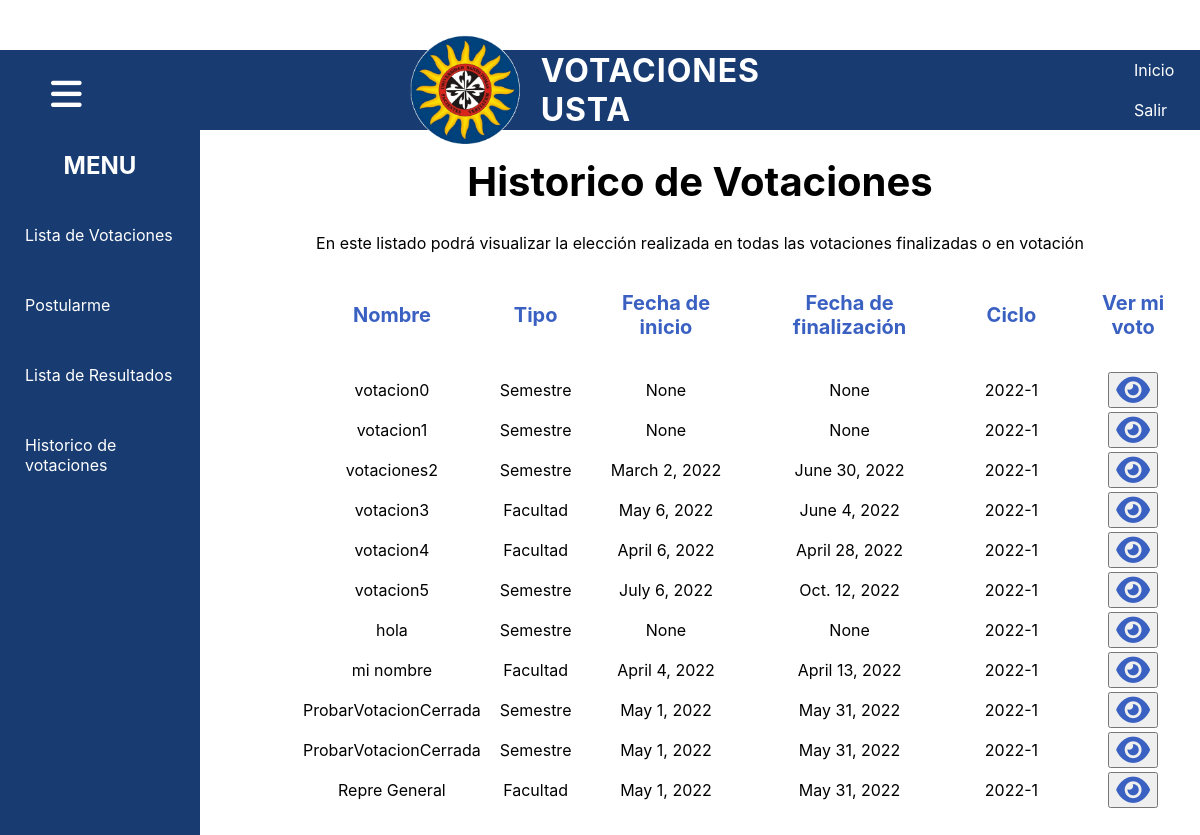
Screenshot of /historicoVotaciones/ (signed in) with the database file from the repository.
### app/models.py (models this page shows)
class Votacion (models.Model):
    nombre= models.CharField(max_length=45, null=False)
    tipo= models.ForeignKey(
        TipoVotacion,
        related_name='tipos_votaciones',
        on_delete=models.PROTECT
    )
    estado= models.ForeignKey(
        EstadoVotacion,
        related_name='estado_votaciones',
        on_delete=models.PROTECT
    )
    facultad= models.ForeignKey(
        Facultad,
        related_name='facultad_votaciones',
        null=False,
        on_delete=models.PROTECT
    )
    fechaInicio=models.DateField(auto_now=False, auto_now_add=False, null=True)
    fechaFinal=models.DateField(auto_now=False, auto_now_add=False,null=True)
    def __str__(self):
        return self.nombre
    class Meta:
        app_label= 'app'

### app/views.py (the view)
# urls.py: path('historicoVotaciones/',views.historicoVotaciones, name='historicoVotaciones'),
@login_required
def historicoVotaciones(request):
    id_usuario=request.user.id
    id_votante = Estudiante.objects.get(user_id=id_usuario)
    v = Votacion.objects.filter(Q(facultad_id=id_votante.facultad_id) & (Q(estado_id=2) | Q(estado_id=3)))
    print(v)
    contexto={
            'Estudiante':id_votante,
            'Votacion':v,
        }
    return render (request, 'app/historicoVotaciones.html',contexto)

### app/templates/app/historicoVotaciones.html (shortened to what this page needs)
{% extends "app/headerEstudiante.html" %}
{% load static %}
{% block css%}
<link rel="stylesheet" href="{% static 'app/css/histVotaciones.css' %}" />
{% endblock%}
{% block contenido%}
        <div class="contenido">
             <h1>Historico de Votaciones</h1>
             <p>En este listado podrá visualizar la elección realizada en todas las votaciones finalizadas o en votación</p>
             <div class="tabla">
                <table>
                    <tr class="TitulosTabla">
                        <td>Nombre</td>
                        <td>Tipo</td>
                        <td>Fecha de inicio</td>
                        <td>Fecha de finalización</td>
                        <td>Ciclo</td>
                        <td>Ver mi voto</td>
                    </tr>
                    {%for v in Votacion%}
                    <tr class="ContenidoTabla">
                       <td>{{v.nombre}}</td>
                       <td>{%if v.tipo_id is 1%}
                           Semestre
                           {%else%}
                           Facultad
                           {%endif%}
                       </td>
                       <td>{{v.fechaInicio}}</td>
                       <td>{{v.fechaFinal}}</td>
                       <td>2022-1</td>
                       <td>
                        <form action="{% url 'app:detallesHistorico' v.id%}" method="POST">
                            <button>
                            <a href="">
                            <i class="fa-solid fa-eye"></i>
                           </a>
                            </button>
                           </form>
                       </td>
                       {%endfor%}
                   </tr>
                </table>
             </div>
        </div>
    </div>
{% endblock%}

### app/templates/app/headerEstudiante.html (shortened to what this page needs)
{% load static %}
<!DOCTYPE html>
<html lang="en">
<head>
    <link rel="stylesheet" href="{% static 'app/css/headerEstudiante.css' %}" />
    {% block css%}
    {% endblock%}
    <link rel="stylesheet" href="https://cdnjs.cloudflare.com/ajax/libs/font-awesome/6.0.0/css/all.min.css" />
</head>
<body>
    <div class="contenedor">
        <div class="header">
            <button><i class="fa-solid fa-bars"></i></button>
            <img src="../../static/app/img/Logotipo_USTA_Colombia.gif"  alt="logo" class="LogoUSTA"></a>
            <h1>VOTACIONES USTA</h1>
            <nav class="menu">
                <ul>
                    <li><a href="{% url 'app:menuEstudiante'%}">Inicio</a></li>
                    <li><a href="{% url 'app:salir' %}">Salir</a></li>
                </ul>
            </nav>
        </div>
        <div class="opciones">
            <nav class="menu2">
                <ul>
                    <h2>MENU</h2>
                    <li><a href="{% url 'app:listaVotacionesEstudiantes'%}">Lista de Votaciones</a></li>
                    <li><a href="{% url 'app:postularme'%}">Postularme</a></li>
                    <li><a href="{% url 'app:listaResultados'%}">Lista de Resultados</a></li>
                    <li><a href="{% url 'app:historicoVotaciones'%}">Historico de votaciones</a></li>
                </ul>
            </nav>
        </div>
        {% block contenido%}
        {% endblock %}
</body>
</html>

### app/static/app/css/headerEstudiante.css (style rules this page uses)
body { font-family: -apple-system, BlinkMacSystemFont, 'Segoe UI', Roboto, Oxygen, Ubuntu, Cantarell, 'Open Sans', 'Helvetica Neue', sans-serif, Arial, Helvetica, sans-serif; margin: 0; }
.contenedor { background-color: #ffffff; width: 100vw; height: 100vh; display: grid; grid-template: 130px auto 50px / 0.2fr 1fr; grid-template-areas: "header header" "menu2 contenido" "menu2 contenido"; }
.contenedor i { color: #ffffff; margin-left: 128px; size: 300px; }
.header { background-color: #183B71; color: #ffffff; display: flex; align-items: center; padding: 10px; grid-area: header; padding-bottom: 10px; padding-top: 10px; margin-top: 50px; }
.LogoUSTA { height: auto; width: auto; max-width: 116px; max-height: 111px; margin-left: 400px; }
.header a { text-decoration: none; color: #ffffff; }
.header h1 { margin-left: 20px; letter-spacing: 1px; word-spacing: 5px; }
.header button { background-color: #183B71; border: none; font-size: 35px; cursor: pointer; position: absolute; width: 0px; height: 190px; left: -83px; top: 0px; }
.menu ul { padding: 0; margin-left: 300px; list-style: none; }
.menu ul li { display: inline-block; }
.menu ul li a { display: block; padding: 10px; }
.menu2 { background-color: #183B71; grid-area: menu2; padding-bottom: 100px; }
.menu2 ul { left:100px; list-style: none; padding-bottom: 800px; padding-top: 1px; padding-left: 0; margin-top: 0; }
.menu2 ul li a { display: block; padding: 25px; text-decoration: none; color: #ffffff; }
.menu2 ul h2 { color: #ffffff; text-align: center; }

### app/static/app/css/histVotaciones.css (style rules this page uses)
.contenido h1 { text-align: center; font-size: 40px; }
.contenido p { text-align: center; }
.contenido table { text-align: center; margin-left: 100px; margin-top: -10px; }
.TitulosTabla { text-align: center; }
.TitulosTabla td { padding: 30px; font-weight: bold; font-size: 20px; color: #3A60C2; }
.contenido td a i { font-size: 30px; margin:auto; color: #3A60C2; }

### rows the page displays
Votacion: nombre "votacion0", shows "Semestre", fechaInicio "None", fechaFinal "None"
Votacion: nombre "votacion1", shows "Semestre", fechaInicio "None", fechaFinal "None"
Votacion: nombre "votaciones2", shows "Semestre", fechaInicio "March 2, 2022", fechaFinal "June 30, 2022"
Votacion: nombre "votacion3", shows "Facultad", fechaInicio "May 6, 2022", fechaFinal "June 4, 2022"
Votacion: nombre "votacion4", shows "Facultad", fechaInicio "April 6, 2022", fechaFinal "April 28, 2022"
Votacion: nombre "votacion5", shows "Semestre", fechaInicio "July 6, 2022", fechaFinal "Oct. 12, 2022"
Votacion: nombre "hola", shows "Semestre", fechaInicio "None", fechaFinal "None"
Votacion: nombre "mi nombre", shows "Facultad", fechaInicio "April 4, 2022", fechaFinal "April 13, 2022"
Votacion: nombre "ProbarVotacionCerrada", shows "Semestre", fechaInicio "May 1, 2022", fechaFinal "May 31, 2022"
Votacion: nombre "ProbarVotacionCerrada", shows "Semestre", fechaInicio "May 1, 2022", fechaFinal "May 31, 2022"
Votacion: nombre "Repre General", shows "Facultad", fechaInicio "May 1, 2022", fechaFinal "May 31, 2022"
